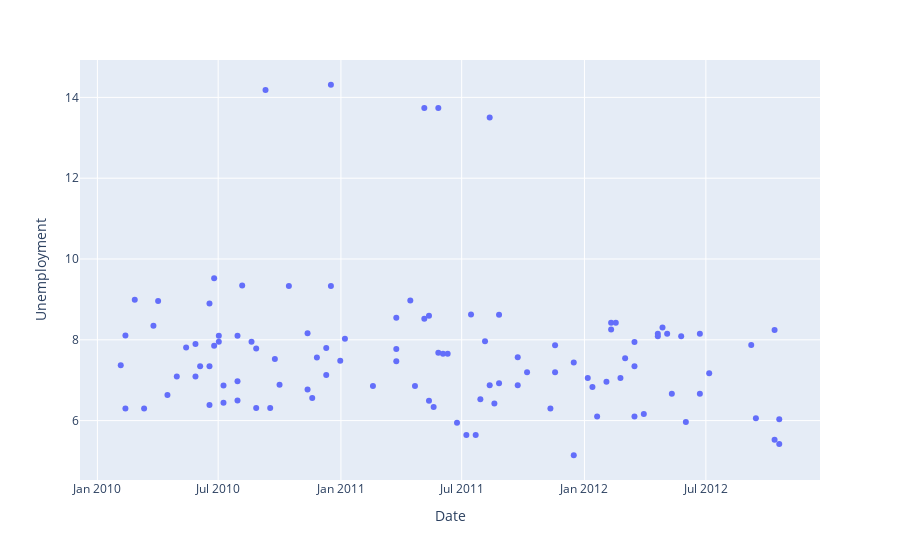

The notebook cell saved with this chart:
### Markdown cell above
5 `Unemployment` values are above 3 std from the mean.  
Unemployment do not suffer important daily variations and these values are not even grouped on a period of time.

I'll delete these values but not the rows.

11 Values are missing + 5 deleted atypical values.  
I'll go for a SimpleImputer with default mean strategy for now.

### Code cell
fig1 = px.scatter(dataset, x='Date', y="Unemployment")
fig1.show()
fig1.write_image("graphics/Unemployement.png")
